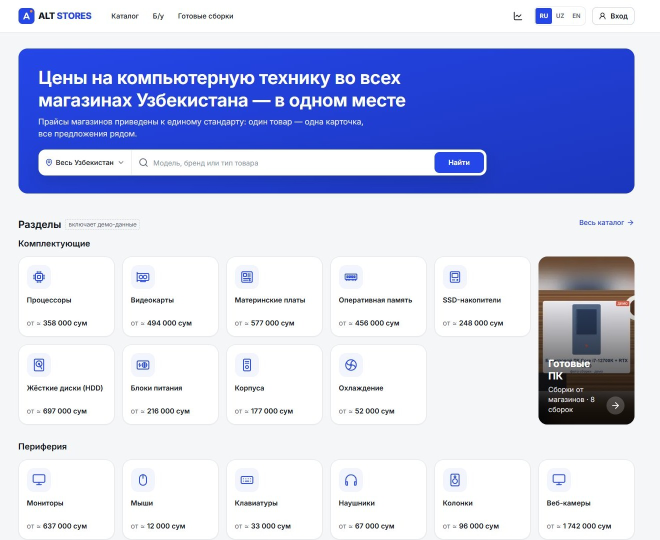
#> input picture docs/thesis/figures/shot_01_home.jpg, 1320 x 1080 px, given in place of 01_home.jpg, which was not available (shown at 1/2 size)
$ python charts.py
#> lines starting #> are read from the running program, lines starting #| are printed output that depends on the picture
"""Figures for the thesis drawn with matplotlib -> figures/*.png.

Diagrams (pipeline, architecture) are redrawn here in a print-friendly landscape layout;
charts use the numbers from docs/experiment.md (sections 4, 10 and 11).
"""
from pathlib import Path

import matplotlib

matplotlib.use("Agg")
import matplotlib.pyplot as plt
from matplotlib.patches import FancyArrowPatch, FancyBboxPatch

HERE = Path(__file__).resolve().parent
OUT = HERE / "figures"
OUT.mkdir(exist_ok=True)
plt.rcParams.update({"font.family": "Times New Roman", "font.size": 12})

INK = "#1f2937"
BLUE, BLUE_BG = "#2563eb", "#dbeafe"
GREEN, GREEN_BG = "#15803d", "#dcfce7"
AMBER, AMBER_BG = "#b45309", "#fef3c7"
GRAY, GRAY_BG = "#6b7280", "#f3f4f6"
RED_BG = "#fee2e2"


# ------------------------------------------------------------------ diagram helpers
def box(ax, x, y, w, h, text, fc=BLUE_BG, ec=BLUE, size=9.5, bold_first=True):
    ax.add_patch(FancyBboxPatch((x - w / 2, y - h / 2), w, h, boxstyle="round,pad=0.02,rounding_size=0.08",
                                fc=fc, ec=ec, lw=1.3))
    lines = text.split("\n")
    if bold_first and len(lines) > 1:
        ax.text(x, y + h / 2 - 0.22, lines[0], ha="center", va="top", fontsize=size, weight="bold", color=INK)
        ax.text(x, y + h / 2 - 0.68, "\n".join(lines[1:]), ha="center", va="top", fontsize=size - 1,
                color=INK, linespacing=1.25)
    else:
        ax.text(x, y, text, ha="center", va="center", fontsize=size, color=INK, weight="bold" if bold_first else None)


def arrow(ax, p, q, text="", color=INK, style="-|>", dashed=False, rad=0.0, tx=0, ty=0.15, size=9.5):
    ax.add_patch(FancyArrowPatch(p, q, arrowstyle=style, mutation_scale=14, color=color, lw=1.3,
                                 linestyle="--" if dashed else "-", connectionstyle=f"arc3,rad={rad}"))
    if text:
        ax.text((p[0] + q[0]) / 2 + tx, (p[1] + q[1]) / 2 + ty, text, ha="center", va="bottom",
                fontsize=size, color=color, style="italic")


def canvas(w, h):
    fig, ax = plt.subplots(figsize=(w, h))
    ax.set_xlim(0, w * 2)
    ax.set_ylim(0, h * 2)
    ax.axis("off")
    return fig, ax


def save(fig, name):
    fig.savefig(OUT / name, dpi=200, bbox_inches="tight", facecolor="white")
    plt.close(fig)


def pipeline():
    fig, ax = canvas(10, 6.4)
    W, H = 3.9, 2.0
    xs = [2.3, 7.2, 12.1, 17.0]
    r1, r2, r3 = 10.8, 6.6, 2.2
    box(ax, xs[0], r1, W, H, "1. Файл продавца\nExcel · CSV · PDF\nтекст поста Telegram", GRAY_BG, GRAY)
    box(ax, xs[1], r1, W, H, "2. Чтение\nmarkitdown / pdfplumber\nфайл → таблица Markdown")
    box(ax, xs[2], r1, W, H, "3. Очистка кодом\nцена, валюта, артикул,\nналичие — мимо ИИ", GREEN_BG, GREEN)
    box(ax, xs[3], r1, W, H, "4. Кэш разбора\nстрока уже встречалась?\nда → сразу к шагу 7")
    box(ax, xs[3], r2, W, H, "5. Правила\nаккуратная строка?\nда → сразу к шагу 7")
    box(ax, xs[2], r2, W, H, "6. Языковая модель\nGemini, запасной Groq;\nтолько непонятые строки", AMBER_BG, AMBER)
    box(ax, xs[1], r2, W, H, "7. Нормализация\nсловарь 31 категории;\nдогадки ИИ отсекаются")
    box(ax, xs[0], r2, W, H, "8. Карточка\nкод ИКПУ из справочника,\nключ сведения")
    box(ax, xs[0], r3, W, H, "9. Anti-Fraud\nправила кодом +\nподсказка ИИ (info)", RED_BG, "#b91c1c")
    box(ax, xs[1], r3, W, H, "10. Предпросмотр\nпродавец правит строки;\nправки → кэш")
    box(ax, xs[2], r3, W, H, "11. Публикация\nпредложения, история цен,\n«нет в наличии»", GREEN_BG, GREEN)
    for a, b in ((0, 1), (1, 2), (2, 3)):
        arrow(ax, (xs[a] + W / 2, r1), (xs[b] - W / 2, r1))
    arrow(ax, (xs[3], r1 - H / 2), (xs[3], r2 + H / 2), "нет", tx=0.35, ty=-0.1)
    arrow(ax, (xs[3] - W / 2, r2), (xs[2] + W / 2, r2), "нет")
    arrow(ax, (xs[2] - W / 2, r2), (xs[1] + W / 2, r2))
    arrow(ax, (xs[1] - W / 2, r2), (xs[0] + W / 2, r2))
    arrow(ax, (xs[0], r2 - H / 2), (xs[0], r3 + H / 2))
    arrow(ax, (xs[0] + W / 2, r3), (xs[1] - W / 2, r3))
    arrow(ax, (xs[1] + W / 2, r3), (xs[2] - W / 2, r3))
    save(fig, "pipeline.png")
#> in save, `fig.savefig(OUT / name, dpi=200, bbox_inches="tight", facecolor="white")`:
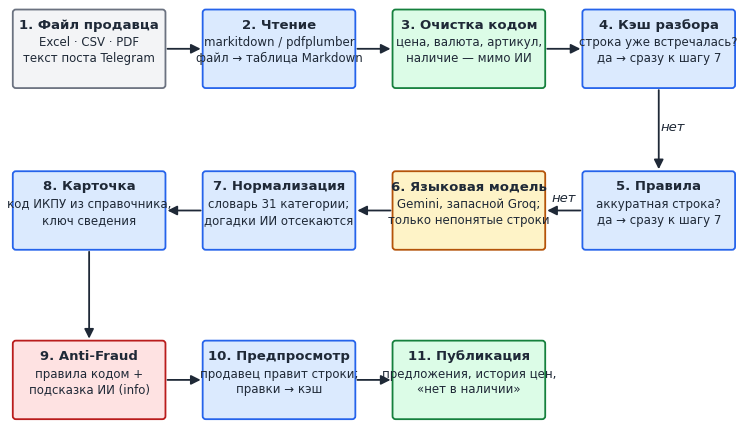
#> figure drawn by matplotlib, 1 panel


def architecture():
    fig, ax = canvas(10, 5.6)
    box(ax, 2.0, 7.2, 3.2, 2.2, "Браузер\nпокупатель, продавец,\nадминистратор;\nПК и телефон", GRAY_BG, GRAY)
    box(ax, 6.0, 7.2, 2.8, 1.7, "Cloudflare\nHTTPS, защита")
    box(ax, 6.0, 4.4, 3.0, 1.9, "nginx сервера\n/ → web\n/api → backend")
    ax.add_patch(FancyBboxPatch((8.4, 0.6), 7.0, 9.6, boxstyle="round,pad=0.02,rounding_size=0.12",
                                fc="#f8fafc", ec=BLUE, lw=1.2, linestyle="--"))
    ax.text(11.9, 9.85, "VPS · Docker Compose", ha="center", fontsize=11, weight="bold", color=BLUE)
    box(ax, 10.2, 7.6, 3.0, 2.0, "Контейнер web\nReact + Vite (статика)\nRU · UZ · EN")
    box(ax, 13.6, 7.6, 3.4, 2.4, "Контейнер backend\nFastAPI, SQLAlchemy;\nразбор, Anti-Fraud,\nучёт, чат, брони", GREEN_BG,
        GREEN)
    box(ax, 10.2, 3.7, 3.0, 1.8, "SQLite\ndatabase.db,\n34 таблицы", AMBER_BG, AMBER)
    box(ax, 13.8, 3.7, 2.8, 1.8, "Фото\ndata/media\n(позже S3)", AMBER_BG, AMBER)
    box(ax, 12.0, 1.5, 3.6, 1.4, "Копии базы\ndata/backups, 14 дней", GRAY_BG, GRAY)
    box(ax, 18.05, 8.2, 3.8, 2.0, "Языковые модели\nGemini, запасной Groq;\nтолько непонятые строки", AMBER_BG, AMBER)
    box(ax, 18.0, 5.6, 3.2, 1.5, "Курс ЦБ\ncbu.uz, раз в день")
    box(ax, 18.0, 3.0, 3.2, 1.7, "Telegram-каналы\nпубличные посты")
    box(ax, 18.0, 0.9, 3.4, 1.4, "ПК автора\nежедневная копия", GRAY_BG, GRAY)
    arrow(ax, (3.6, 7.2), (4.6, 7.2))
    arrow(ax, (6.0, 6.35), (6.0, 5.25))
    arrow(ax, (7.4, 4.6), (8.7, 7.0))
    arrow(ax, (7.4, 4.2), (12.4, 6.6))
    arrow(ax, (13.8, 6.6), (11.4, 4.6))
    arrow(ax, (13.8, 6.6), (13.8, 4.6))
    arrow(ax, (15.3, 8.0), (16.15, 8.2))
    arrow(ax, (15.2, 7.2), (16.4, 5.7))
    arrow(ax, (15.2, 6.9), (16.4, 3.3))
    arrow(ax, (10.2, 2.8), (11.0, 2.1), dashed=True, color=GRAY)
    arrow(ax, (13.7, 1.3), (16.4, 0.9), dashed=True, color=GRAY)
    save(fig, "architecture.png")
#> call 2 of save, with name = 'architecture.png'
#> in save (call 2), `fig.savefig(OUT / name, dpi=200, bbox_inches="tight", facecolor="white")`:
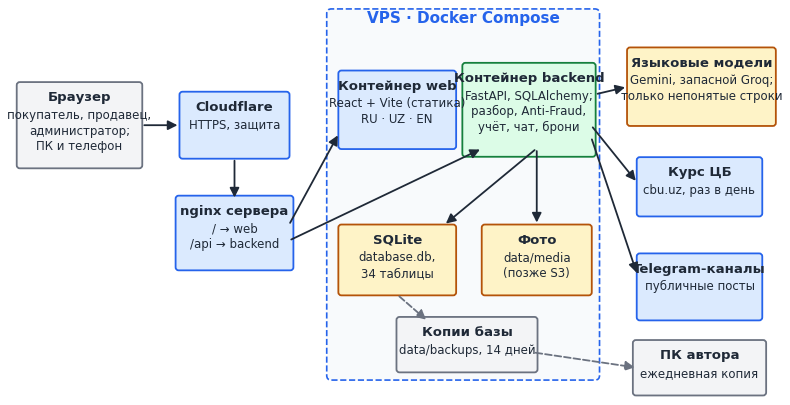
#> figure drawn by matplotlib, 1 panel


if __name__ == "__main__":
    pipeline()
    architecture()
    print("charts: ok")


# ------------------------------------------------------------------ screenshots
SHOTS = ROOT_SHOTS = HERE.parent / "screenshots" / "final"
# name: max height in source pixels after the automatic trim of empty side margins
SHOT_LIST = {"01_home": 1080, "02_search_12400f": 900, "03_product_offers": 1500, "04_used": 1000,
             "05_build": 1100, "06_seller_goods": 900, "07_import_preview": 1500, "08_stock": 760,
             "08b_stock_journal": 1000, "09_reservations": 600, "10_notifications": 1000, "11_admin": 800,
             "14_market": 1550, "15_buyer_reservations": 700, "01_home_uz": 760, "phone_home": 1624,
             "phone_product": 1624, "phone_seller_stock": 1624}


def shots():
    from PIL import Image, ImageChops
    for name, max_h in SHOT_LIST.items():
        im = Image.open(SHOTS / f"{name}.jpg").convert("RGB")
#> im is the input picture: PIL image 1320x1080 RGB; mean R, G, B 194.6, 201.1, 232.1
        im = im.crop((0, 0, im.width, min(im.height, max_h)))
        if name[:2] in ("01", "02", "03", "04", "05", "14", "15"):  # storefront: centered container
            im = im.crop((300, 0, 1620, im.height))
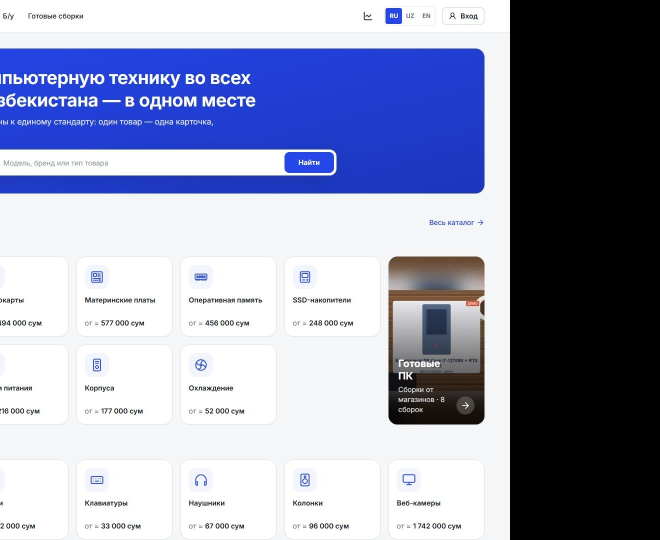
#> im: PIL image 1320x1080 RGB (shown at 1/2 size); mean R, G, B 148.1, 153.1, 177.6
        im.save(OUT / f"shot_{name}.jpg", quality=90)
#> pass 2 of the loop in shots, `for name, max_h in SHOT_LIST.items():`:
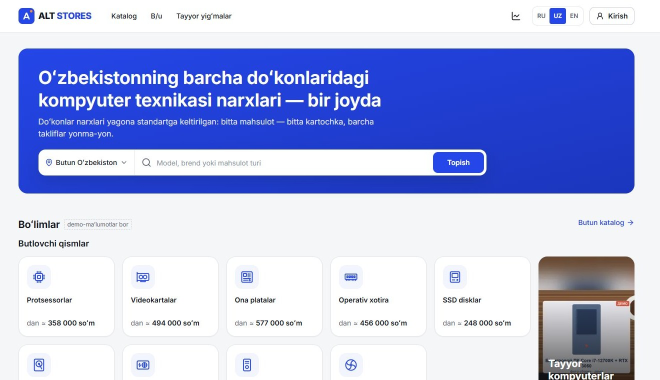
#> input picture docs/thesis/figures/shot_01_home_uz.jpg, 1320 x 760 px, given in place of 02_search_12400f.jpg, which was not available (shown at 1/2 size)
#> in shots, im is the input picture: PIL image 1320x760 RGB; mean R, G, B 176.8, 185.8, 229.6
#> in shots, `im = im.crop((300, 0, 1620, im.height))`:
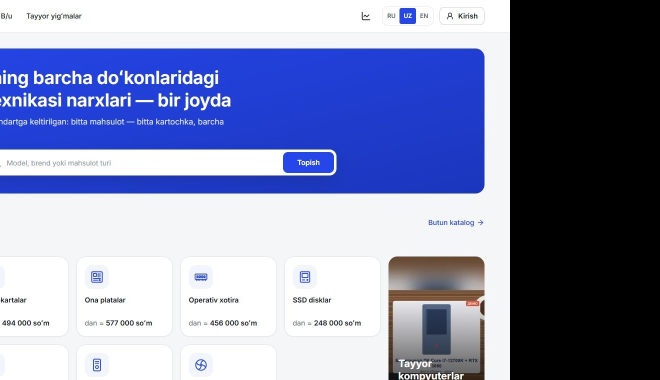
#> im: PIL image 1320x760 RGB (shown at 1/2 size); mean R, G, B 133.9, 140.9, 175.7


if __name__ == "__main__":
#> (the run stopped early here; a loop or call above may not have finished)
